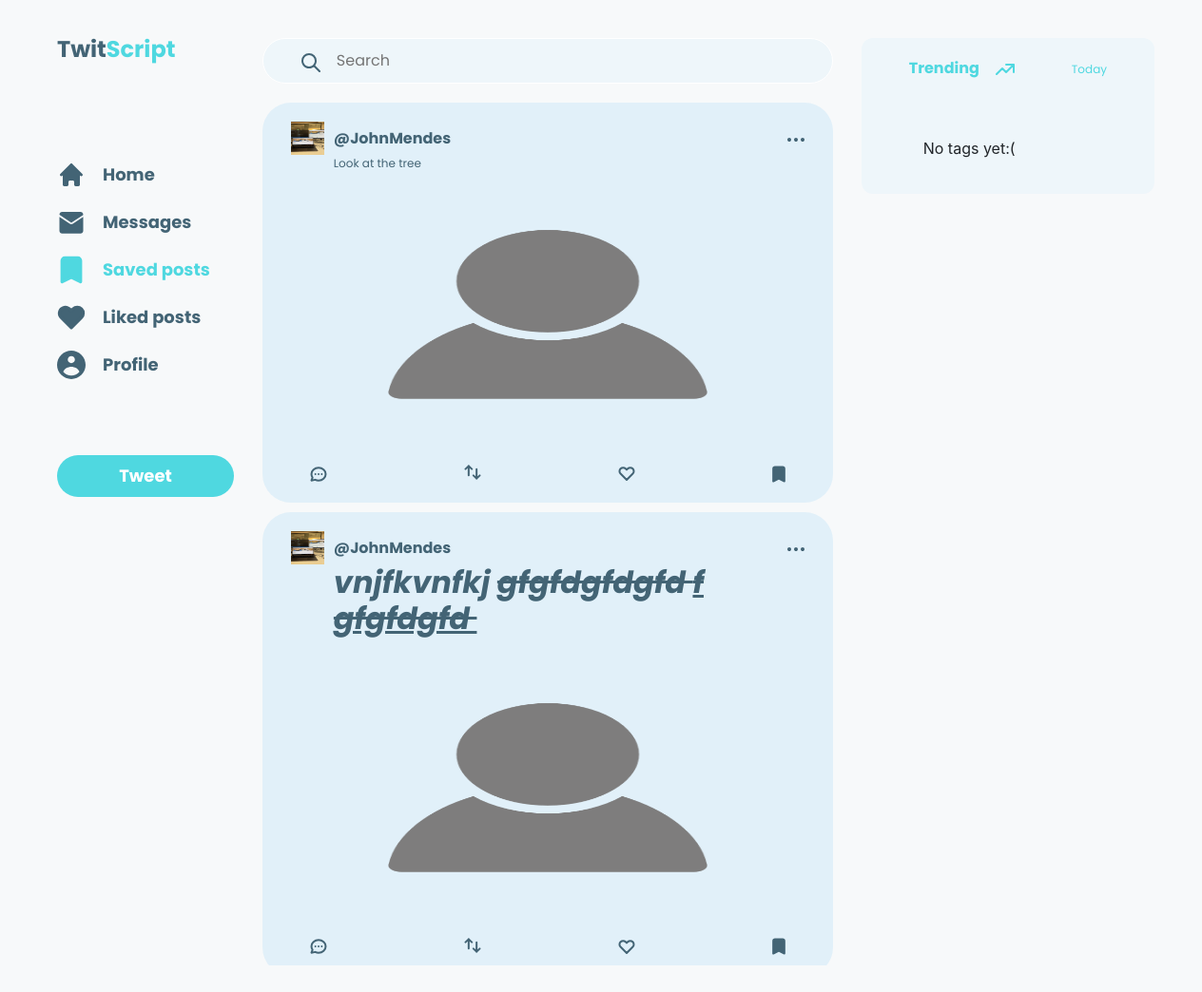
Page /saveds (signed in) on the earlier database version.
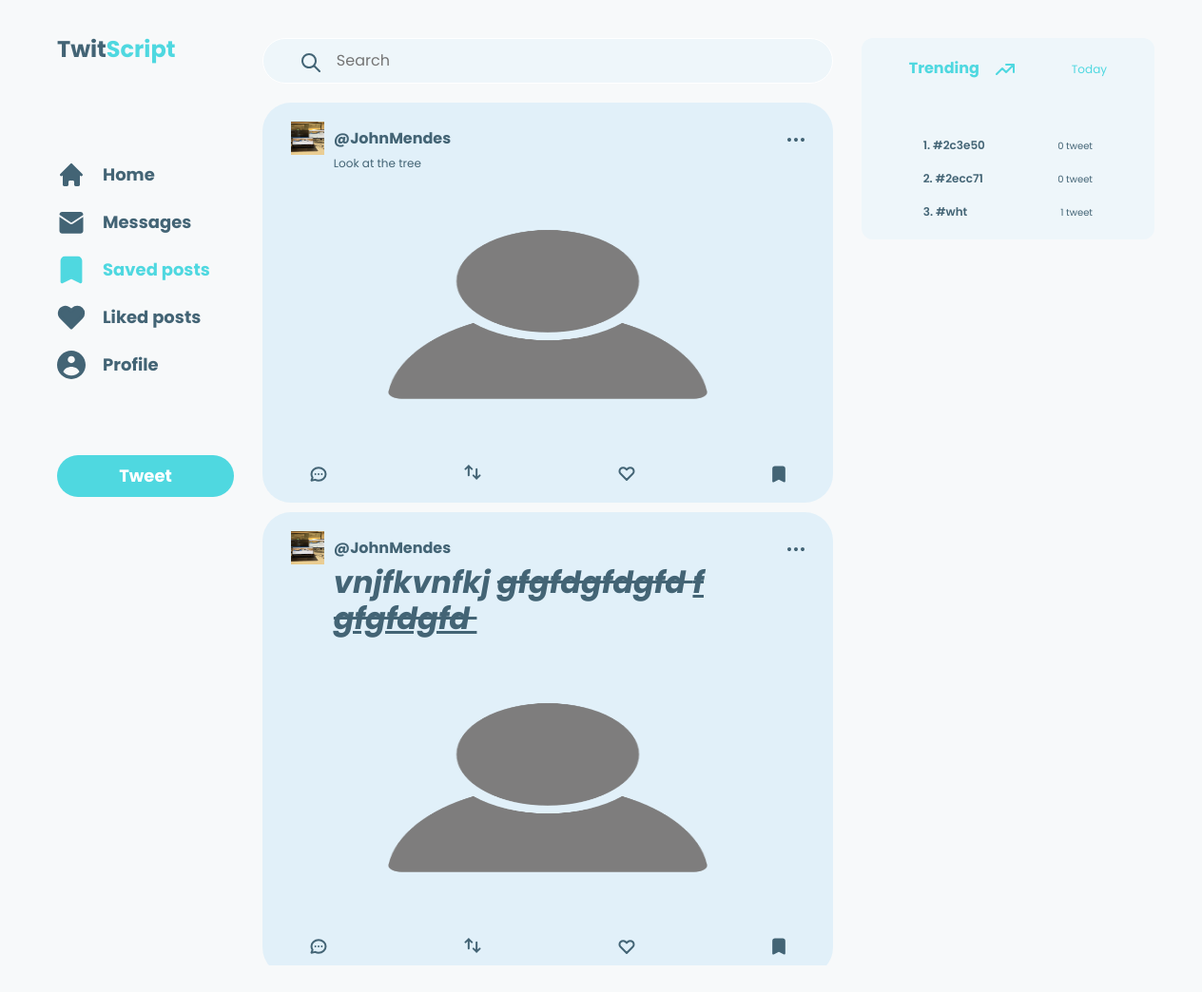
Same page on the later database version.
### Blogs/models.py (models this page shows, shortened)
class Post(models.Model):
    author = models.ForeignKey(User, on_delete=models.CASCADE)
    title = models.CharField(max_length=200)
    description = RichTextField(blank=True, null=True)
    created_at = models.DateTimeField(auto_now_add=True)
    updated_at = models.DateTimeField(auto_now=True)
    image = models.ImageField(upload_to='profile_images', default='YourBlog/static/images/profile.png', null=True)
    saved = models.ManyToManyField(User, related_name='saveds')
    liked = models.ManyToManyField(User, related_name='likeds')

class UserProfile(models.Model):
    image = models.ImageField(default='profile.png', upload_to='images')
    user = models.OneToOneField(User, on_delete=models.CASCADE, primary_key=True, related_name='myprofile')

class Tag(models.Model):
    name = models.CharField(max_length=200)
    post = models.ManyToManyField(Post, related_name='post_tags')

### Blogs/views.py (the view, shortened to what this page needs)
# urls.py: path('saveds', views.saved_posts_list, name="saveds"),
def saved_posts_list(request):
    user = request.user
    tags = Tag.objects.all()
    tags_value = []
    for tag in tags:
        tags_value.append({
            'name': tag.name,
            'amount': len(tag.post.all())
        })
    posts = user.saveds.all()
    for post in posts:
        if request.user.saveds.filter(pk=post.pk).exists():
            post.is_saved = True
        else:
            post.is_saved = False
        if request.user.likeds.filter(pk=post.pk).exists():
            post.is_liked = True
        else:
            post.is_liked = False
    return render(request, 'Blogs/home.html', {"posts": posts, 'redirect_page': 'saveds', 'tags': tags_value}, )

### Blogs/templates/Blogs/home.html (shortened to what this page needs)
{% extends 'Blogs/base.html' %} {% block title %}Home Page{% endblock %}
{% load static %}
{% block content %}
    <div style="display: flex; flex-direction: column; align-items: center; gap: 20px">
        <div class="search">
            <div class="search-ic">
            </div>
            <form method="post" id="my-form">
                {% if tag_name %}
                    <input type="text" disabled value="{{ tag_name }}" name="words" id="search-input"
                           placeholder="Search">
                {% else %}
                    <input type="text" name="words" id="search-input" placeholder="Search">
                {% endif %}
            </form>
        </div>
        <div class="post_list">
            {% for post in posts %}
                <div class="post_anchor" id="{{ post.pk }}">
                    <div class="post_header">
                        <div style="display: flex; align-items: center; gap: 10px;">
                            <img src="{{ MEDIA_URL }} {{ post.author.myprofile.image.url }}"
                                 class="post_author_ava" alt="ava"/>
                            <div class="post_author">
                                @{{ post.author.username }}
                            </div>
                        </div>
                        <a href="{% url 'post-details' pk=post.pk %}">
                            </a>
                    </div>
                    <div class="post_text">
                        {{ post.description|safe }}
                    </div>
                    <div style="display: flex; justify-content: center; width: 540px">
                        {% if post.image.url %}
                            <img src="{{ MEDIA_URL }} {{ post.image.url }}" class="post_image" alt="post"/>
                        {% endif %}
                    </div>
                    <div class="container_icons">
                        <a href="{% url 'leave-comment' post_pk=post.pk %}">
                        </a>
                        {% if not post.is_liked %}
                            <form method="post" action="http://127.0.0.1:8000/like-post">
                                <button
                                        type="submit"
                                        class="svg-button"
                                >
                                </button>
                            </form>
                        {% endif %}
                        {% if not post.is_saved %}
                            <form method="post" action="http://127.0.0.1:8000/save-post">
                                {% csrf_token %}
                                <input style="display: none" value={{ post.pk }} name="pk"/>
                                <input style="display: none" value="1" name="type"/>
                                <input type="hidden" value="{{ redirect_page }}" name="path">
                                <button
                                        type="submit" class="svg-button"
                                >
                                    <svg width="14" height="18" viewBox="0 0 14 18" fill="none"
                                         xmlns="http://www.w3.org/2000/svg">
                                        <path d="M1.1665 3.16667C1.1665 2.72464 1.3421 2.30072 1.65466 1.98816C1.96722 1.67559 2.39114 1.5 2.83317 1.5H11.1665C11.6085 1.5 12.0325 1.67559 12.345 1.98816C12.6576 2.30072 12.8332 2.72464 12.8332 3.16667V16.5L6.99984 13.5833L1.1665 16.5V3.16667Z"
                                              stroke="#436475" stroke-width="2" stroke-linecap="round"
                                              stroke-linejoin="round"></path>
                                    </svg>
                                </button>
                            </form>
                        {% else %}
                            <form method="post" action="http://127.0.0.1:8000/save-post">
                                <button
                                        type="submit" class="svg-button"
                                >
                                </button>
                            </form>
                        {% endif %}
                    </div>
                </div>
            {% empty %}
                <p>No posts yet :(</p>
            {% endfor %}
        </div>
    </div>
{% endblock %}
{% block right %}
    <div class="right-root">
        <div class="trending">
            <div class="trending-cont">
                <div class="top-header">
                    <p style="font-family: 'Poppins';font-style: normal;font-weight: 700;font-size: 16px;line-height: 24px;color: #4FD8E0;margin: 0">
                        Trending &nbsp;&nbsp;&nbsp;
                        <svg width="20" height="12" viewBox="0 0 20 12" fill="none"
                             xmlns="http://www.w3.org/2000/svg">
                            <path d="M19 1L11 9L7 5L1 11M11 1H19H11ZM19 1V9V1Z" stroke="#4FD8E0" stroke-width="2"
                                  stroke-linecap="round" stroke-linejoin="round"/>
                        </svg>
                    </p>
                    <p style="font-family: 'Poppins';font-style: normal;font-weight: 400;font-size: 12px;line-height: 15px;color: #4FD8E0;margin: 0">
                        Today</p>
                </div>
                <div class="menu-trending">
                    {% if tags %}
                        {% for tag in tags %}
                            <a href="{% url 'tags' tag_name=tag.name|slice:"1:" %}">
                                <div class="menu-tags">
                                    <p style="font-family: 'Poppins';font-style: normal;font-weight: 600;font-size: 12px;line-height: 18px;color: #436475;;margin: 0">
                                        {{ forloop.counter }}. {{ tag.name }} &nbsp;&nbsp;&nbsp;
                                    </p>
                                    <p style="font-family: 'Poppins';font-style: normal;font-weight: 400;font-size: 10px;line-height: 15px;color: #436475;margin: 0">
                                        {{ tag.amount }} tweet</p>
                                </div>
                            </a>
                        {% empty %}
                            <p>No tags yet:(</p>
                        {% endfor %}
                    {% else %}
                        <p>No tags yet:(</p>
                    {% endif %}
                </div>
            </div>
        </div>
    </div>
{% endblock %}

### Blogs/templates/Blogs/base.html (shortened to what this page needs)
<!DOCTYPE html>
<html lang="en">
<head>
    {% load static %}
    <link rel="stylesheet" href="https://stackpath.bootstrapcdn.com/bootstrap/4.4.1/css/bootstrap.min.css"
>
    <link rel="stylesheet" href="https://cdnjs.cloudflare.com/ajax/libs/font-awesome/4.7.0/css/font-awesome.min.css">
    <link href="{% static 'Blogs/main.css' %}" rel="stylesheet"/>
    <link href="{% static 'Blogs/chat_page.css' %}" rel="stylesheet"/>
    <link rel="stylesheet" href="https://stackpath.bootstrapcdn.com/bootstrap/4.4.1/css/bootstrap.min.css"
>
    <link rel="stylesheet" href="https://cdnjs.cloudflare.com/ajax/libs/font-awesome/4.7.0/css/font-awesome.min.css">
    <link rel="stylesheet" href="https://stackpath.bootstrapcdn.com/bootstrap/4.4.1/css/bootstrap.min.css"
>
    <link rel="stylesheet" href="https://cdnjs.cloudflare.com/ajax/libs/font-awesome/4.7.0/css/font-awesome.min.css">
</head>
<body>
<div class="root-container">
        <div class="left-hand">
            <a style="font-size: 24px"> <span style="color:#436475">Twit</span><span style="color:#4fd8e0">Script</span></a>
            <div class="menu">
                <div class="menu-gap">
                    {% if "home" in request.build_absolute_uri %}
                        <a class="menu-rows" style="color: #4FD8E0" href="{% url 'home' %}">
                            <svg xmlns="http://www.w3.org/2000/svg" width="30" height="30" viewBox="0 0 30 30">
                                <path d="M16.0606 3.43918C15.7793 3.15797 15.3979 3 15.0001 3C14.6024 3 14.2209 3.15797 13.9396 3.43918L3.43962 13.9392C3.16639 14.2221 3.01519 14.601 3.01861 14.9943C3.02203 15.3876 3.17978 15.7638 3.45789 16.0419C3.73601 16.32 4.11223 16.4778 4.50552 16.4812C4.89882 16.4846 5.27772 16.3334 5.56062 16.0602L6.00012 15.6207V25.4997C6.00012 25.8975 6.15816 26.279 6.43946 26.5603C6.72077 26.8416 7.1023 26.9997 7.50012 26.9997H10.5001C10.8979 26.9997 11.2795 26.8416 11.5608 26.5603C11.8421 26.279 12.0001 25.8975 12.0001 25.4997V22.4997C12.0001 22.1019 12.1582 21.7203 12.4395 21.439C12.7208 21.1577 13.1023 20.9997 13.5001 20.9997H16.5001C16.8979 20.9997 17.2795 21.1577 17.5608 21.439C17.8421 21.7203 18.0001 22.1019 18.0001 22.4997V25.4997C18.0001 25.8975 18.1582 26.279 18.4395 26.5603C18.7208 26.8416 19.1023 26.9997 19.5001 26.9997H22.5001C22.8979 26.9997 23.2795 26.8416 23.5608 26.5603C23.8421 26.279 24.0001 25.8975 24.0001 25.4997V15.6207L24.4396 16.0602C24.7225 16.3334 25.1014 16.4846 25.4947 16.4812C25.888 16.4778 26.2642 16.32 26.5424 16.0419C26.8205 15.7638 26.9782 15.3876 26.9816 14.9943C26.9851 14.601 26.8339 14.2221 26.5606 13.9392L16.0606 3.43918Z"
                                      fill="#4FD8E0"/>
                            </svg>
                            Home
                        </a>
                    {% else %}
                        <a class="menu-rows" href="{% url 'home' %}">
                            Home
                        </a>
                    {% endif %}
                    {% if "message" in request.build_absolute_uri or "chat" in request.build_absolute_uri %}
                        <a class="menu-rows" style="color: #4FD8E0" href="{% url 'messages' %}">
                            <svg width="30" height="30" viewBox="0 0 24 24" fill="none"
                                 xmlns="http://www.w3.org/2000/svg">
                                <path d="M11.55 12.082C11.823 12.264 12.177 12.264 12.45 12.082L22 5.716V5.5C22 4.26 20.99 3.25 19.75 3.25H4.25C3.01 3.25 2 4.26 2 5.5V5.697L11.55 12.082Z"
                                      fill="#4FD8E0"/>
                                <path d="M13.26 13.2951C12.877 13.5501 12.44 13.6771 12 13.6771C11.56 13.6771 11.123 13.5501 10.74 13.2941L2 7.45215V19.1221C2 20.3621 3.01 21.3721 4.25 21.3721H19.75C20.99 21.3721 22 20.3621 22 19.1221V7.47015L13.26 13.2931V13.2951Z"
                                      fill="#4FD8E0"/>
                            </svg>
                            Messages
                        </a>
                    {% else %}
                        <a class="menu-rows" href="{% url 'messages' %}">
                            Messages
                        </a>
                    {% endif %}
                {% if "saved" in request.build_absolute_uri %}
                    <a class="menu-rows" style="color: #4FD8E0" href="{% url 'saveds' %}">
                        Saved posts
                    </a>
                {% endif %}
                {% if "liked" in request.build_absolute_uri %}
                    <a class="menu-rows" style="color: #4FD8E0" href="{% url 'likeds' %}">
                        <svg width="30" height="30" viewBox="0 0 18 15" fill="#4FD8E0"
                             xmlns="http://www.w3.org/2000/svg">
                            <path d="M2.59837 2.26536C2.25014 2.61358 1.97391 3.02698 1.78546 3.48195C1.597 3.93693 1.5 4.42456 1.5 4.91702C1.5 5.40949 1.597 5.89712 1.78546 6.3521C1.97391 6.80707 2.25014 7.22047 2.59837 7.56869L9.00003 13.9704L15.4017 7.56869C16.105 6.86543 16.5001 5.91159 16.5001 4.91702C16.5001 3.92246 16.105 2.96862 15.4017 2.26536C14.6984 1.56209 13.7446 1.167 12.75 1.167C11.7555 1.167 10.8016 1.56209 10.0984 2.26536L9.00003 3.36369L7.9017 2.26536C7.55348 1.91713 7.14008 1.64091 6.68511 1.45245C6.23013 1.26399 5.74249 1.16699 5.25003 1.16699C4.75757 1.16699 4.26993 1.26399 3.81496 1.45245C3.35998 1.64091 2.94659 1.91713 2.59837 2.26536V2.26536Z"
                                  stroke="#4FD8E0" stroke-width="2" stroke-linecap="round"
                                  stroke-linejoin="round"></path>
                        </svg>
                        Liked posts
                    </a>
                {% else %}
                    <a class="menu-rows" href="{% url 'likeds' %}">
                        Liked posts
                    </a>
                {% endif %}
                    {% if "profile" in request.build_absolute_uri %}
                        <a class="menu-rows" style="color: #4FD8E0" href="{% url 'profile' %}">
                            <svg width="30" height="30" viewBox="0 0 24 24" fill="none"
                                 xmlns="http://www.w3.org/2000/svg">
                                <path fill-rule="evenodd" clip-rule="evenodd"
                                      d="M24 12C24 15.1826 22.7357 18.2348 20.4853 20.4853C18.2348 22.7357 15.1826 24 12 24C8.8174 24 5.76515 22.7357 3.51472 20.4853C1.26428 18.2348 0 15.1826 0 12C0 8.8174 1.26428 5.76515 3.51472 3.51472C5.76515 1.26428 8.8174 0 12 0C15.1826 0 18.2348 1.26428 20.4853 3.51472C22.7357 5.76515 24 8.8174 24 12ZM15 7.5C15 8.29565 14.6839 9.05871 14.1213 9.62132C13.5587 10.1839 12.7956 10.5 12 10.5C11.2043 10.5 10.4413 10.1839 9.87868 9.62132C9.31607 9.05871 9 8.29565 9 7.5C9 6.70435 9.31607 5.94129 9.87868 5.37868C10.4413 4.81607 11.2043 4.5 12 4.5C12.7956 4.5 13.5587 4.81607 14.1213 5.37868C14.6839 5.94129 15 6.70435 15 7.5ZM12 13.5C10.5639 13.4997 9.15791 13.9117 7.94912 14.6871C6.74033 15.4625 5.77956 16.5686 5.181 17.874C6.02501 18.8559 7.07141 19.6436 8.24842 20.1832C9.42543 20.7228 10.7052 21.0014 12 21C13.2948 21.0014 14.5746 20.7228 15.7516 20.1832C16.9286 19.6436 17.975 18.8559 18.819 17.874C18.2204 16.5686 17.2597 15.4625 16.0509 14.6871C14.8421 13.9117 13.4361 13.4997 12 13.5Z"
                                      fill="#4FD8E0"/>
                            </svg>
                            Profile
                        </a>
                    {% else %}
                        <a class="menu-rows" href="{% url 'profile' %}">
                            Profile
                        </a>
                    {% endif %}
                </div>
                <a class="tweet" href="{% url 'create_post' %}">Tweet</a>
            </div>
        </div>
    <div class="container">
        {% block content %}
        {% endblock %}
    </div>
    {% block right %}
    {% endblock %}
</div>
</body>
</html>

Differences in the rows shown:
added Tag: name "#2c3e50"
added Tag: name "#2ecc71"
added Tag: name "#wht"
Other differences:
new list line: "1 . 0 tweet"
new list line: "2 . 0 tweet"
new list line: "3 . 1 tweet"
text no longer shown: "No tags yet:("
